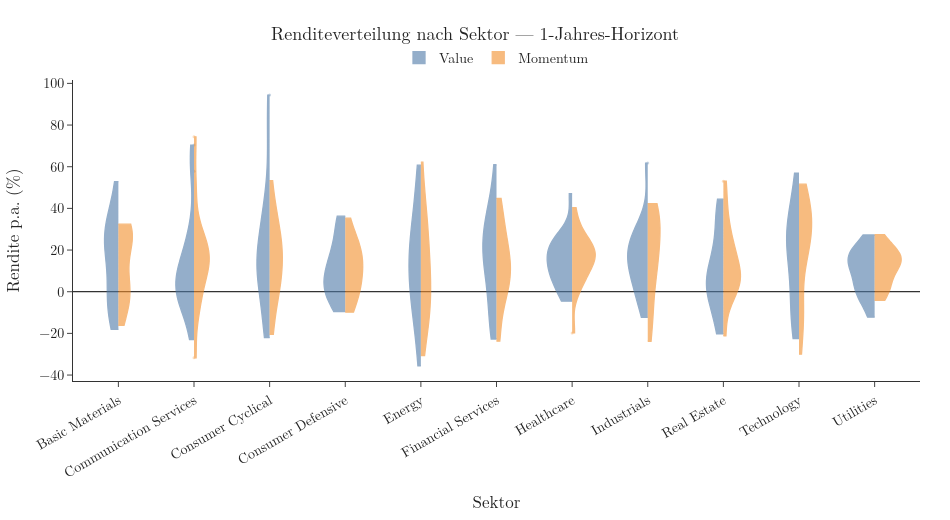
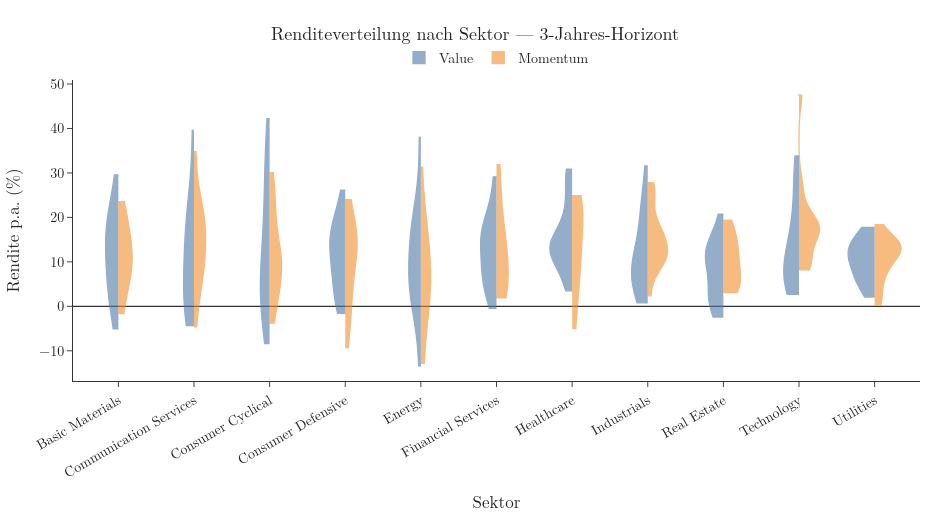
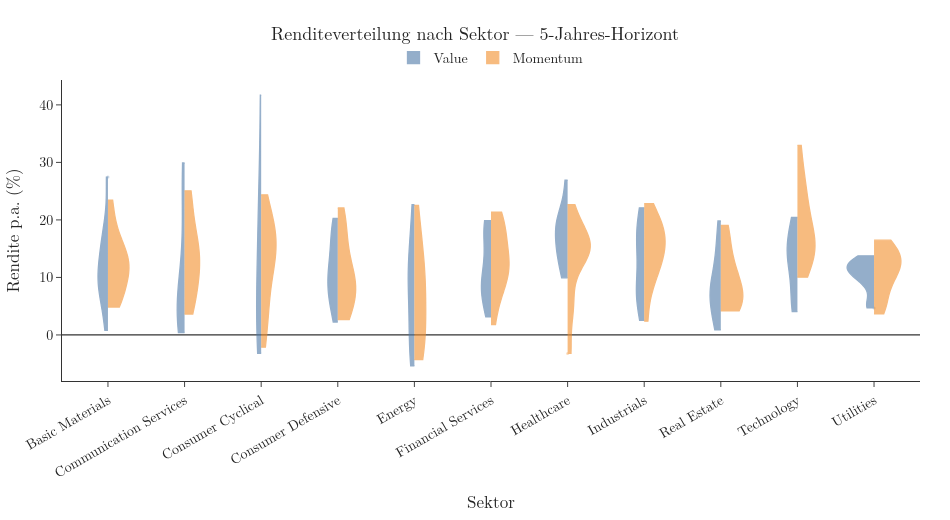

The notebook cell these images were saved under, in order:
### Code cell
from pathlib import Path
import plotly.graph_objects as go

FONT = dict(family="Latin Modern Roman, Times New Roman, serif", size=14, color="#222222")
BLUE = "#4E79A7"      # Value
ORANGE = "#F28E2B"    # Momentum

for h in horizons:

    df_h = df[df["horizon"] == h].copy()

    fig = go.Figure()

    fig.add_trace(go.Violin(
        x=df_h["sector"][df_h["strategy"] == "value_score"],
        y=df_h["rendite"][df_h["strategy"] == "value_score"],
        legendgroup="Value", scalegroup="Value", name="Value",
        side="negative",
        line_color=BLUE,
        fillcolor=BLUE,
        opacity=0.6,
        points="outliers",             # dezente Ausreißerpunkte statt Box
        marker=dict(size=3, opacity=0.5),
        box_visible=False,
        meanline_visible=False,
        spanmode="hard"
    ))

    fig.add_trace(go.Violin(
        x=df_h["sector"][df_h["strategy"] == "momentum_score"],
        y=df_h["rendite"][df_h["strategy"] == "momentum_score"],
        legendgroup="Momentum", scalegroup="Momentum", name="Momentum",
        side="positive",
        line_color=ORANGE,
        fillcolor=ORANGE,
        opacity=0.6,
        points="outliers",
        marker=dict(size=3, opacity=0.5),
        box_visible=False,
        meanline_visible=False,
        spanmode="hard"
    ))

    fig.update_traces(line=dict(width=1.3))

    fig.update_xaxes(
        title="Sektor",
        showline=True, linecolor="#333333",
        ticks="outside", tickangle=-30, automargin=True,
        range=[-0.6, len(df_h["sector"].unique()) - 0.4],
    )

    fig.update_yaxes(
        title="Rendite p.a. (%)",
        showline=True, linecolor="#333333",
        ticks="outside", gridcolor="#e6e6e6",
        zeroline=True, zerolinecolor="#333333", zerolinewidth=1.2,
    )

    fig.update_layout(
        title=f"Renditeverteilung nach Sektor — {h}-Jahres-Horizont",
        title_x=0.5,
        title_font=dict(size=18, family=FONT["family"]),
        font=FONT,
        width=950, height=520,
        template="simple_white",
        plot_bgcolor="white", paper_bgcolor="white",
        margin=dict(l=30, r=30, t=80, b=90),
        violingap=0,
        violinmode="overlay",
        legend=dict(orientation="h", yanchor="bottom", y=1.02, xanchor="center", x=0.5, title=None),
    )

    fig.show()

    output_dir = Path(save_path) / "violin_comparison"
    output_dir.mkdir(parents=True, exist_ok=True)
    fig.write_image(output_dir / f"violin_split_{h}_year.png", scale=3)

### Figure 1 — Plotly figure (JSON) as saved in the notebook; plotly's stock layout.template omitted (floating-point values rounded to 4 significant figures; data arrays with more than 128 entries replaced by an {"elided": "..."} marker saying what was removed)
{"data": [{"box": {"visible": false}, "fillcolor": "#4E79A7", "legendgroup": "Value", "line": {"color": "#4E79A7", "width": 1.3}, "marker": {"opacity": 0.5, "size": 3}, "meanline": {"visible": false}, "name": "Value", "opacity": 0.6, "points": "outliers", "scalegroup": "Value", "side": "negative", "spanmode": "hard", "type": "violin", "x": {"elided": "180 str values"}, "y": {"elided": "180 float values"}}, {"box": {"visible": false}, "fillcolor": "#F28E2B", "legendgroup": "Momentum", "line": {"color": "#F28E2B", "width": 1.3}, "marker": {"opacity": 0.5, "size": 3}, "meanline": {"visible": false}, "name": "Momentum", "opacity": 0.6, "points": "outliers", "scalegroup": "Momentum", "side": "positive", "spanmode": "hard", "type": "violin", "x": {"elided": "180 str values"}, "y": {"elided": "180 float values"}}], "layout": {"font": {"color": "#222222", "family": "Latin Modern Roman, Times New Roman, serif", "size": 14}, "height": 520, "legend": {"orientation": "h", "title": {}, "x": 0.5, "xanchor": "center", "y": 1.02, "yanchor": "bottom"}, "margin": {"b": 90, "l": 30, "r": 30, "t": 80}, "paper_bgcolor": "white", "plot_bgcolor": "white", "title": {"font": {"family": "Latin Modern Roman, Times New Roman, serif", "size": 18}, "text": "Renditeverteilung nach Sektor — 1-Jahres-Horizont", "x": 0.5}, "violingap": 0, "violinmode": "overlay", "width": 950, "xaxis": {"automargin": true, "linecolor": "#333333", "range": [-0.6, 10.6], "showline": true, "tickangle": -30, "ticks": "outside", "title": {"text": "Sektor"}}, "yaxis": {"gridcolor": "#e6e6e6", "linecolor": "#333333", "showline": true, "ticks": "outside", "title": {"text": "Rendite p.a. (%)"}, "zeroline": true, "zerolinecolor": "#333333", "zerolinewidth": 1.2}}}

### Figure 2 — Plotly figure (JSON) as saved in the notebook; plotly's stock layout.template omitted (floating-point values rounded to 4 significant figures; data arrays with more than 128 entries replaced by an {"elided": "..."} marker saying what was removed)
{"data": [{"box": {"visible": false}, "fillcolor": "#4E79A7", "legendgroup": "Value", "line": {"color": "#4E79A7", "width": 1.3}, "marker": {"opacity": 0.5, "size": 3}, "meanline": {"visible": false}, "name": "Value", "opacity": 0.6, "points": "outliers", "scalegroup": "Value", "side": "negative", "spanmode": "hard", "type": "violin", "x": {"elided": "160 str values"}, "y": {"elided": "160 float values"}}, {"box": {"visible": false}, "fillcolor": "#F28E2B", "legendgroup": "Momentum", "line": {"color": "#F28E2B", "width": 1.3}, "marker": {"opacity": 0.5, "size": 3}, "meanline": {"visible": false}, "name": "Momentum", "opacity": 0.6, "points": "outliers", "scalegroup": "Momentum", "side": "positive", "spanmode": "hard", "type": "violin", "x": {"elided": "160 str values"}, "y": {"elided": "160 float values"}}], "layout": {"font": {"color": "#222222", "family": "Latin Modern Roman, Times New Roman, serif", "size": 14}, "height": 520, "legend": {"orientation": "h", "title": {}, "x": 0.5, "xanchor": "center", "y": 1.02, "yanchor": "bottom"}, "margin": {"b": 90, "l": 30, "r": 30, "t": 80}, "paper_bgcolor": "white", "plot_bgcolor": "white", "title": {"font": {"family": "Latin Modern Roman, Times New Roman, serif", "size": 18}, "text": "Renditeverteilung nach Sektor — 3-Jahres-Horizont", "x": 0.5}, "violingap": 0, "violinmode": "overlay", "width": 950, "xaxis": {"automargin": true, "linecolor": "#333333", "range": [-0.6, 10.6], "showline": true, "tickangle": -30, "ticks": "outside", "title": {"text": "Sektor"}}, "yaxis": {"gridcolor": "#e6e6e6", "linecolor": "#333333", "showline": true, "ticks": "outside", "title": {"text": "Rendite p.a. (%)"}, "zeroline": true, "zerolinecolor": "#333333", "zerolinewidth": 1.2}}}

### Figure 3 — Plotly figure (JSON) as saved in the notebook; plotly's stock layout.template omitted (floating-point values rounded to 4 significant figures; data arrays with more than 128 entries replaced by an {"elided": "..."} marker saying what was removed)
{"data": [{"box": {"visible": false}, "fillcolor": "#4E79A7", "legendgroup": "Value", "line": {"color": "#4E79A7", "width": 1.3}, "marker": {"opacity": 0.5, "size": 3}, "meanline": {"visible": false}, "name": "Value", "opacity": 0.6, "points": "outliers", "scalegroup": "Value", "side": "negative", "spanmode": "hard", "type": "violin", "x": {"elided": "139 str values"}, "y": {"elided": "139 float values"}}, {"box": {"visible": false}, "fillcolor": "#F28E2B", "legendgroup": "Momentum", "line": {"color": "#F28E2B", "width": 1.3}, "marker": {"opacity": 0.5, "size": 3}, "meanline": {"visible": false}, "name": "Momentum", "opacity": 0.6, "points": "outliers", "scalegroup": "Momentum", "side": "positive", "spanmode": "hard", "type": "violin", "x": {"elided": "139 str values"}, "y": {"elided": "139 float values"}}], "layout": {"font": {"color": "#222222", "family": "Latin Modern Roman, Times New Roman, serif", "size": 14}, "height": 520, "legend": {"orientation": "h", "title": {}, "x": 0.5, "xanchor": "center", "y": 1.02, "yanchor": "bottom"}, "margin": {"b": 90, "l": 30, "r": 30, "t": 80}, "paper_bgcolor": "white", "plot_bgcolor": "white", "title": {"font": {"family": "Latin Modern Roman, Times New Roman, serif", "size": 18}, "text": "Renditeverteilung nach Sektor — 5-Jahres-Horizont", "x": 0.5}, "violingap": 0, "violinmode": "overlay", "width": 950, "xaxis": {"automargin": true, "linecolor": "#333333", "range": [-0.6, 10.6], "showline": true, "tickangle": -30, "ticks": "outside", "title": {"text": "Sektor"}}, "yaxis": {"gridcolor": "#e6e6e6", "linecolor": "#333333", "showline": true, "ticks": "outside", "title": {"text": "Rendite p.a. (%)"}, "zeroline": true, "zerolinecolor": "#333333", "zerolinewidth": 1.2}}}
